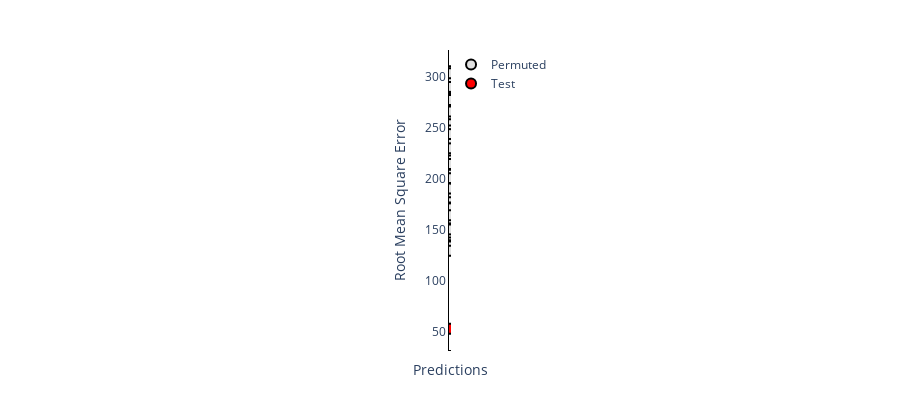

Write notebook code for a chart like this one.
### Code cell
fig2 = go.Figure()
dfs_rms=np.zeros(100)
xr=0.1*np.random.rand(100)-.05

for i in np.arange(np.shape(sf)[0]):
    dfs = pd.read_csv(sf[i])
    dfs_rms[i] = (st.mean((dfs.prediction-dfs.ground_truth)**2))**0.5

fig2.add_trace(go.Scatter(x=xr,y=dfs_rms,
                          mode='markers',
                          name='Permuted',
                          marker=dict(size=10,
                                      color='rgba(225,225,225,1)',
                                      line=dict(width=2,
                                               color='rgba(0,0,0,1)')
                          )
                          ))
fig2.add_trace(go.Scatter(x=[0],y=[(st.mean((df.prediction-df.ground_truth)**2))**0.5],
                          mode='markers',
                          name='Test',
                          marker=dict(size=10,
                                     color='rgba(255,0,0,1)',
                                     line=dict(width=2,
                                              color='rgba(0,0,0,1)')
                                     )
                         )
              )

fig2.update_xaxes(linecolor='rgba(0,0,0,1)',
                  range=[-0.5,.5],
                  showticklabels=False,
                  title_text='Predictions',
                )
fig2.update_yaxes(linecolor='rgba(0,0,0,1)',
                 title_text='Root Mean Square Error'
                )
fig2.update_layout(
    paper_bgcolor='rgba(0, 0, 0, 0)',
    plot_bgcolor='rgba(0, 0, 0, 0)',
    margin=dict(l=450, r=450, t=50, b=50),
    height=400
)

### Figure 1 — Plotly figure (JSON) as saved in the notebook; plotly's stock layout.template omitted (floating-point values rounded to 4 significant figures)
{"data": [{"marker": {"color": "rgba(225,225,225,1)", "line": {"color": "rgba(0,0,0,1)", "width": 2}, "size": 10}, "mode": "markers", "name": "Permuted", "type": "scatter", "x": [-0.04243, -0.03052, 0.02126, -0.01673, 0.03544, -0.02584, -0.04483, -0.04925, -0.01033, -0.04433, 0.04886, 0.006747, -0.02322, 0.03581, -0.02878, 0.04422, -0.04064, -0.0003075, 0.03782, -0.04072, 0.01468, -0.04375, -0.005894, 0.006442, 0.03232, 0.008676, -0.02712, 0.03131, -0.02413, 0.008612, -0.0125, -0.03132, 0.01593, 0.0003275, 0.01726, 0.03206, -0.03999, -0.04864, -0.003357, -0.009901, -0.02143, 0.01682, -0.04011, 0.01651, 0.04314, -0.02319, -0.03267, -0.03807, 0.01405, 0.005706, -0.008598, -0.0488, 0.01318, 0.01195, -0.002706, -0.04421, -0.03216, 0.0254, 0.04894, -0.005962, 0.03683, -0.0242, -0.006913, 0.0486, -2.356e-05, -0.01753, -0.00239, 0.008321, 0.008433, -0.04943, 0.0192, 0.0263, 0.01659, 0.02971, -0.04608, 0.03871, -0.003572, 0.0147, 0.03611, 0.0436, 0.02762, -0.01497, -0.01492, 0.03113, -0.005851, 0.004533, -0.04647, 0.03183, -0.01863, 0.02579, 0.03883, 0.03294, 0.02904, 0.03973, 0.03904, -0.04294, 0.03487, 0.03388, -0.03623, -0.03935], "y": [234.8, 196.6, 257.1, 235.7, 195.7, 137.1, 257.5, 197.0, 240.9, 232.7, 145.9, 220.4, 174.3, 178.3, 231.9, 211.3, 224.7, 167.6, 210.9, 287.2, 249.0, 294.9, 225.5, 231.8, 184.0, 206.0, 172.9, 143.0, 233.4, 244.3, 221.9, 239.5, 279.6, 207.8, 197.9, 223.7, 250.9, 199.2, 225.0, 263.0, 190.8, 151.2, 251.9, 221.5, 305.9, 135.4, 196.4, 200.7, 255.3, 244.7, 231.0, 149.0, 260.9, 227.4, 182.0, 237.3, 243.3, 265.7, 200.9, 243.8, 290.5, 232.6, 211.0, 148.2, 134.1, 206.2, 171.5, 261.0, 215.0, 153.0, 244.7, 303.9, 246.1, 160.0, 147.8, 151.9, 211.0, 239.5, 247.5, 277.7, 129.9, 254.3, 263.6, 204.7, 206.0, 247.9, 234.7, 225.3, 244.3, 187.2, 218.3, 214.1, 266.5, 230.3, 201.0, 164.7, 150.8, 191.3, 215.0, 190.9]}, {"marker": {"color": "rgba(255,0,0,1)", "line": {"color": "rgba(0,0,0,1)", "width": 2}, "size": 10}, "mode": "markers", "name": "Test", "type": "scatter", "x": [0], "y": [53.42]}], "layout": {"height": 400, "margin": {"b": 50, "l": 450, "r": 450, "t": 50}, "paper_bgcolor": "rgba(0, 0, 0, 0)", "plot_bgcolor": "rgba(0, 0, 0, 0)", "xaxis": {"linecolor": "rgba(0,0,0,1)", "range": [-0.5, 0.5], "showticklabels": false, "title": {"text": "Predictions"}}, "yaxis": {"linecolor": "rgba(0,0,0,1)", "title": {"text": "Root Mean Square Error"}}}}
